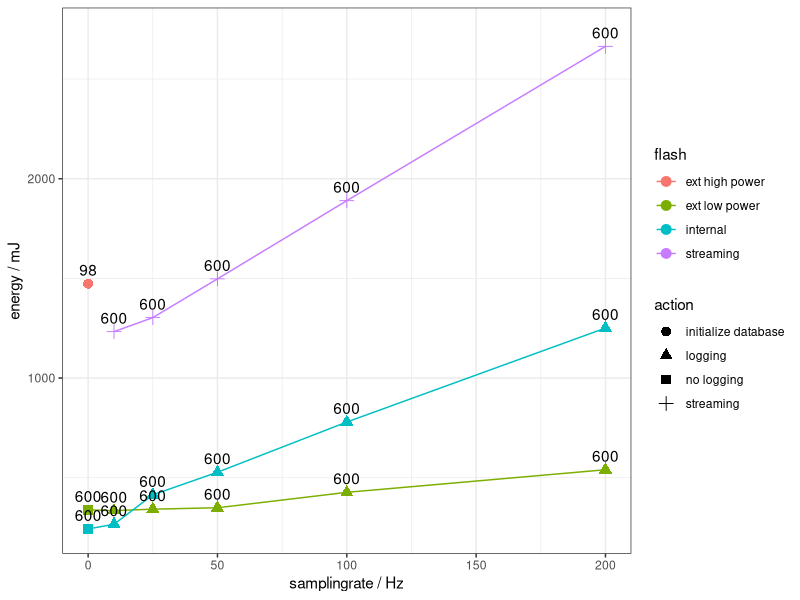

Recreate this plot in R.
## ---- chunk 1
# install required packages
list.of.packages <- c("openxlsx","zip","tidyverse")
new.packages <- list.of.packages[!(list.of.packages %in% installed.packages()[,"Package"])]
if(length(new.packages)) install.packages(new.packages, dependencies = TRUE)

library(tidyverse)
library(openxlsx)

energymeasurement <- read.xlsx("Energiemessung.xlsx", sheet="Tabelle1")

energymeasurement <- as_tibble(energymeasurement)

energymeasurement <- energymeasurement %>% rename(action=Aktion, 
                              flash=Flash, 
                              resolution_bit="Resolution./.Bit", 
                              samplingrate_hz="Samplingrate./.Hz",
                              duration_s="Dauer./.s",
                              voltage_v="Spannung./.V",
                              current_uA="Average.Current./.µA",
                              energy_mJ="Energie./.mJ")

energymeasurement %>% ggplot() +
  aes(x=samplingrate_hz, y=energy_mJ, color=flash) +
  geom_line() +
  geom_point(aes(shape=action), size=3) +
  geom_text(aes(label=duration_s), nudge_y=70, color="black") +
  theme_bw() +
  ylab("energy / mJ") +
  xlab("samplingrate / Hz")
